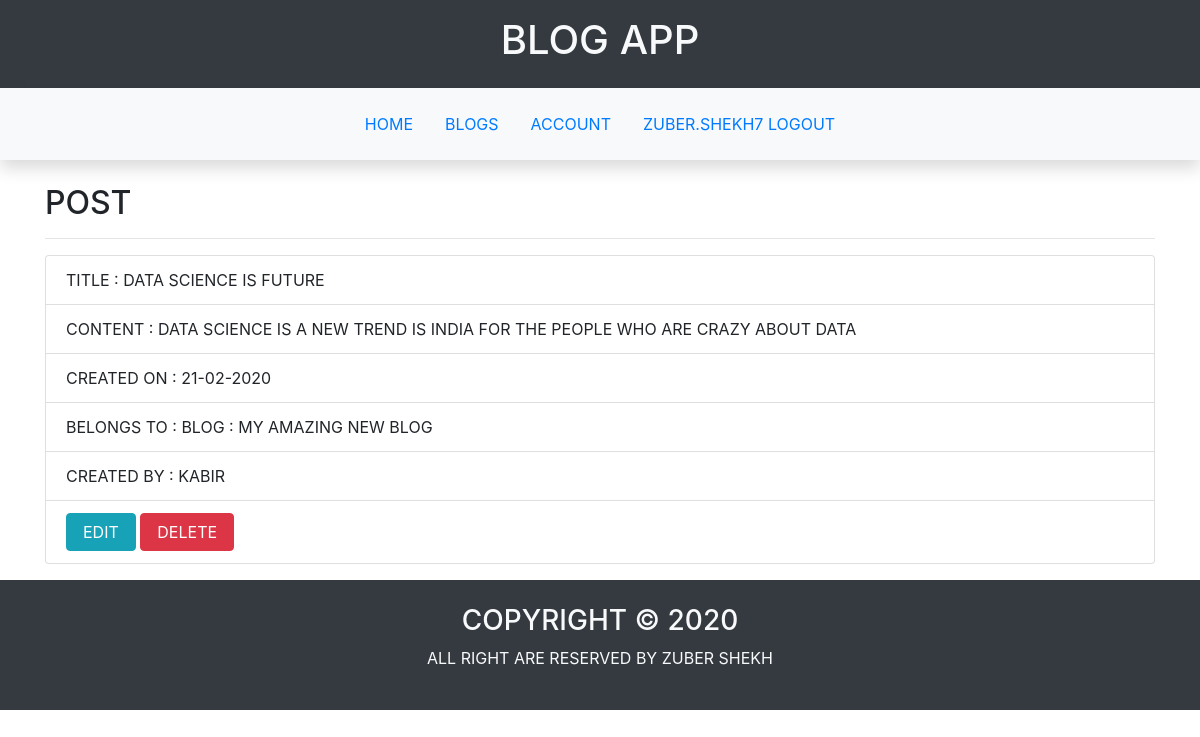
Screenshot of /post/5 (signed in) with the database file from the repository.
### blogapp/user/models.py (models this page shows, shortened)
class UserModel(db.Model,UserMixin):
    __tablename__='user'
    id=db.Column(db.Integer,primary_key=True)
    username=db.Column(db.String(20),unique=True,nullable=False)
    email=db.Column(db.String(20),unique=True,nullable=False)
    password=db.Column(db.String(256),nullable=False)
    first_name=db.Column(db.String(20),nullable=False)
    last_name=db.Column(db.String(20),nullable=False)
    dob=db.Column(db.DateTime,nullable=False)
    gender=db.Column(db.String,nullable=False)
    mobile_no=db.Column(db.String(10),unique=True,nullable=False)
    profile_pic=db.Column(db.String,default='default_profile.jpg')
    blogs=db.relationship('BlogModel',backref='creator',lazy=True)

### blogapp/post/models.py (models this page shows, shortened)
class PostModel(db.Model):
    __tablename__='post'
    id=db.Column(db.Integer,primary_key=True)
    title=db.Column(db.String(50),nullable=False)
    content=db.Column(db.Text,nullable=False)
    created_on=db.Column(db.DateTime,default=datetime.now)
    blog_id=db.Column(db.Integer,db.ForeignKey('blog.id'))

### blogapp/blog/models.py (models this page shows)
class BlogModel(db.Model):
    __tablename__='blog'
    id=db.Column(db.Integer,primary_key=True)
    name=db.Column(db.String(30),unique=True,nullable=False)
    creator_id=db.Column(db.Integer,db.ForeignKey('user.id'))
    date_of_creation=db.Column(db.DateTime,default=datetime.now)
    is_active=db.Column(db.Boolean,default=False)
    posts=db.relationship('PostModel',backref='blog',lazy=True)
    def __repr__(self):
        return f"Blog : {self.name}"

### blogapp/post/views.py (the view)
@post.route('/<int:id>')
@login_required
def view_post(id):
    post=PostModel.query.get_or_404(id)
    return render_template('post/post.html',post=post)

### blogapp/user/models.py (called while the page is built)
@login_manager.user_loader
def load_user(id):
    return UserModel.query.get(int(id))

### blogapp/templates/post/post.html (shortened to what this page needs)
{%extends 'main/base.html'%}
{%block main%}
<section class="container text-uppercase">
    <div class="row">
        <div class="col">
            <h2>post</h2>
            <hr>
            <ul class="list-group">
                <li class="list-group-item">title : {{post.title}}</li>
                <li class="list-group-item">content : {{post.content}}</li>
                <li class="list-group-item">created on : {{post.created_on.strftime('%d-%m-%Y')}}</li>
                <li class="list-group-item">belongs to : {{post.blog}}</li>
                <li class="list-group-item">created by : {{post.blog.creator.username}}</li>
                <li class="list-group-item">
                    <a class="btn btn-info px-3" href="{{url_for('post.update_post',id=post.id)}}">edit</a>
                    <a class="btn btn-danger px-3" href="{{url_for('post.delete_post',id=post.id)}}">delete</a>
                </li>
            </ul>
        </div>
    </div>
</section>
{%endblock%}

### blogapp/templates/main/base.html (shortened to what this page needs)
<!DOCTYPE html>
<html lang="en">
<head>
    <link rel="stylesheet" href="https://stackpath.bootstrapcdn.com/bootstrap/4.4.1/css/bootstrap.min.css">
</head>
<body>
    <header>
        <section class="container-fluid  text-center text-uppercase bg-dark text-light p-3">
            <h1>blog app</h1>
        </section>
    </header>
    <nav class="position-sticky mb-4 p-3 shadow fixed-top bg-light">
        <ul class="nav justify-content-center text-uppercase">
            <li class="nav-item"><a class="nav-link" href="{{url_for('main.index')}}">home</a></li>
            <li class="nav-item"><a class="nav-link" href="{{url_for('blog.blogs')}}">blogs</a></li>
            {%if current_user.is_authenticated %}
                <li class="nav-item"><a class="nav-link" href="{{url_for('user.home')}}">account</a></li>
                <li class="nav-item"><a class="nav-link" href="{{url_for('user.logout')}}">{{current_user.username}} logout</a></li>
            {%else%}
                <li class="nav-item"><a class="nav-link" href="{{url_for('user.signup')}}">signup</a></li>
                <li class="nav-item"><a class="nav-link" href="{{url_for('user.login')}}">login</a></li>
            {%endif%}
        </ul>
    </nav>
    <main>
        {%block main%}
        {%endblock%}
    </main>
    <footer class="mt-3">
        <section class="bg-dark text-center text-uppercase p-4 text-light">
            <h3>copyright &copy; 2020</h3>
            <p>all right are reserved by zuber shekh</p>
        </section>
    </footer>
</body>
</html>

### rows the page displays
UserModel: username "ZUBER.SHEKH7"
PostModel: title "DATA SCIENCE IS FUTURE", content "DATA SCIENCE IS A NEW TREND IS INDIA FOR THE PEOPLE WHO ARE CRAZY ABOUT DATA", created_on "21-02-2020"
BlogModel: blog "BLOG : MY AMAZING NEW BLOG"
UserModel: blog.creator.username "KABIR"
